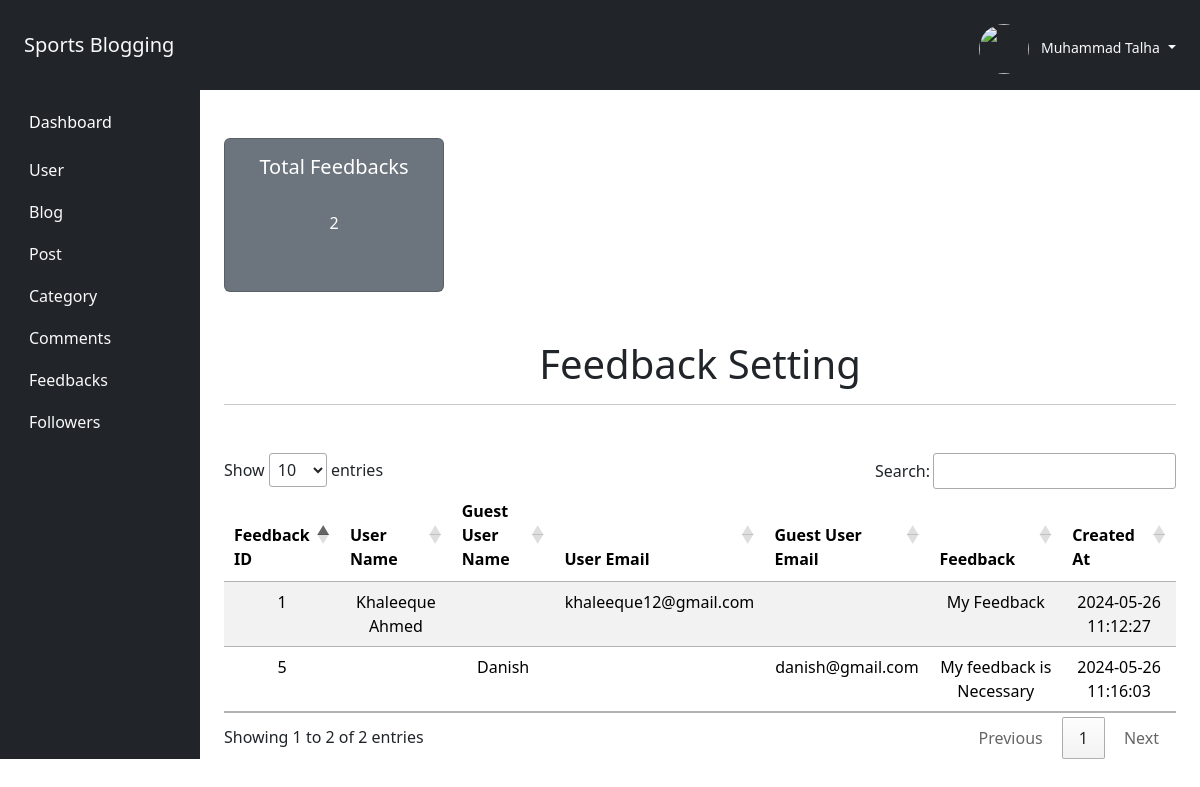
The app's page /Admin/feedback.php (signed in) with its own data.
### tables this page shows
CREATE TABLE `user_feedback` (
  `feedback_id` int(11) NOT NULL AUTO_INCREMENT,
  `user_id` int(11) DEFAULT NULL,
  `user_name` varchar(100) DEFAULT NULL,
  `user_email` varchar(100) DEFAULT NULL,
  `feedback` text DEFAULT NULL,
  `created_at` timestamp NOT NULL DEFAULT current_timestamp(),
  PRIMARY KEY (`feedback_id`),
  KEY `user_id` (`user_id`),
  CONSTRAINT `user_feedback_ibfk_1` FOREIGN KEY (`user_id`) REFERENCES `user` (`user_id`) ON DELETE CASCADE ON UPDATE CASCADE
);

CREATE TABLE `user` (
  `user_id` int(11) NOT NULL AUTO_INCREMENT,
  `role_id` int(11) DEFAULT 2,
  `first_name` varchar(50) NOT NULL,
  `last_name` varchar(50) NOT NULL,
  `email` varchar(50) DEFAULT NULL,
  `password` text NOT NULL,
  `gender` enum('Male','Female') DEFAULT NULL,
  `date_of_birth` date DEFAULT NULL,
  `user_image` text DEFAULT NULL,
  `address` text DEFAULT NULL,
  `is_approved` enum('Pending','Approved','Rejected') DEFAULT 'Pending',
  `is_active` enum('Active','InActive') DEFAULT 'InActive',
  `created_at` timestamp NOT NULL DEFAULT current_timestamp(),
  `updated_at` timestamp NULL DEFAULT NULL,
  PRIMARY KEY (`user_id`),
  UNIQUE KEY `email` (`email`),
  KEY `role_id` (`role_id`),
  CONSTRAINT `user_ibfk_1` FOREIGN KEY (`role_id`) REFERENCES `role` (`role_id`) ON DELETE CASCADE ON UPDATE CASCADE
);

### Admin/feedback.php (the view, shortened to what this page needs)
<?php
	require("admin_header.php");
	$query = "SELECT user_feedback.*, user.first_name, user.last_name, user.email
            FROM user_feedback
            LEFT JOIN user ON user_feedback.user_id = user.user_id
            ORDER BY feedback_id DESC";
    $feedback_result = mysqli_query($connection, $query);
?>
	<div class="container-fluid">
		<div class="row">
				<?php
					require("admin_right_sidebar.php");
				?>
			<div class="col-10">
				<div class="mt-5 container text-center">
				      <div class="row align-items-stretch">
				        <div class="col-md-3">
				          <div class="card h-100 bg-secondary text-white">
				            <div class="card-body">
				              <h5 class="card-title">Total Feedbacks</h5>
				              <br>
				              <?php
				            		$query = "SELECT
												    COUNT(`feedback_id`) AS total_feedback
												FROM
												    user_feedback";
									$result = mysqli_query($connection, $query);
									if ($result) {
										$data = mysqli_fetch_assoc($result);
				            	?>
				              <p class="card-text"><?= $data['total_feedback']?></p>
				              <?php }?>
				              <br>
				            </div>
				          </div>
				        </div>
				      </div>
				    </div>
				    <div class="mt-5">
				    <div class="mt-5 container text-center">
				      <div class="row align-items-stretch">
				        <div class="col-md-12">
				        <h1>Feedback Setting</h1>
				        <hr class="mb-5" />
				          <table  id="feedback_id" class="table table-striped" style="width:100%">
					        <thead>
					        	<?php if($feedback_result->num_rows){ ?>
					            <tr>
					                <th>Feedback ID</th>
					                <th>User Name</th>
					                <th>Guest User Name</th>
					                <th>User Email</th>
					                <th>Guest User Email</th>
					                <th>Feedback</th>
					                <th>Created At</th>
					            </tr>
					        </thead>
					        <tbody>
					            <?php while($data = mysqli_fetch_assoc($feedback_result)){ ?>
					        <tr>
		                                <td><?= $data['feedback_id']?></td>
		                                <td><?= $data['first_name']. " " . $data['last_name']?></td>
		                                <td><?= $data['user_name']?></td>
		                                <td><?= $data['email']?></td>
		                                <td><?= $data['user_email'] ?></td>
		                                <td><?= $data['feedback']?></td>
		                                <td><?= $data['created_at']?></td>
		                            </tr>
		                            <?php }?>
		                        </tbody>
		                        <?php } ?>
		                    </table>
					 <link rel="stylesheet" type="text/css" href="https://cdn.datatables.net/responsive/2.2.9/css/responsive.dataTables.min.css">
				          </div>
				        </div>
				        </div>
				      </div>
			</div>
		</div>
	</div>

### records on screen
user_feedback: feedback_id "5", user_name "Danish", user_email "danish@gmail.com", feedback "My feedback is Necessary", created_at "2024-05-26 11:16:03"
user_feedback: feedback_id "1", user.first_name "Khaleeque", user.last_name "Ahmed", user.email "khaleeque12@gmail.com", feedback "My Feedback", created_at "2024-05-26 11:12:27"

### other values on screen
$user_name "Muhammad Talha"
$data['total_feedback'] "2"
